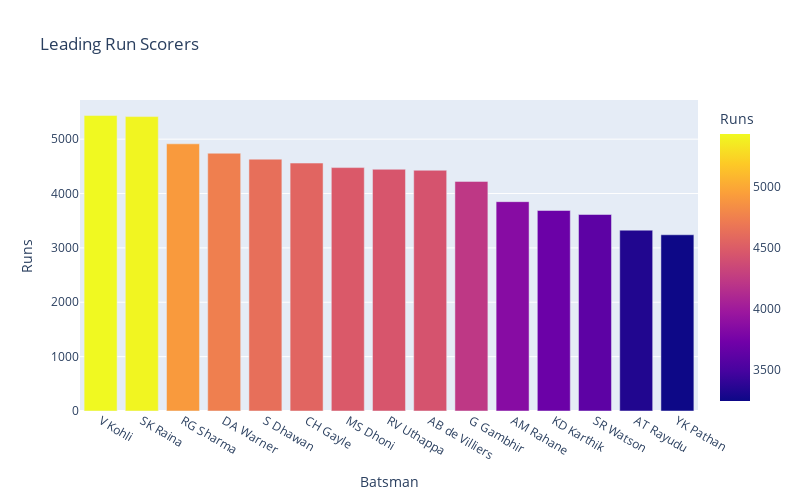

The notebook cell saved with this chart:
### Markdown cell above
### Leading Run Scorers
- Using Plotly

### Code cell
# plot - Bar - plotly
fig12 = px.bar(top_batsmen, x='Batsman', y='Runs', hover_data=['Batsman'], 
            color='Runs',title='Leading Run Scorers')
fig12.update_layout(autosize=False, width=800, height=500)
fig12

### Figure 1 — Plotly figure (JSON) as saved in the notebook; plotly's stock layout.template omitted (floating-point values rounded to 4 significant figures)
{"data": [{"alignmentgroup": "True", "hovertemplate": "Batsman=%{x}<br>Runs=%{marker.color}<extra></extra>", "legendgroup": "", "marker": {"color": [5434, 5415, 4914, 4741, 4632, 4560, 4477, 4446, 4428, 4223, 3850, 3688, 3614, 3326, 3241], "coloraxis": "coloraxis"}, "name": "", "offsetgroup": "", "orientation": "v", "showlegend": false, "textposition": "auto", "type": "bar", "x": ["V Kohli", "SK Raina", "RG Sharma", "DA Warner", "S Dhawan", "CH Gayle", "MS Dhoni", "RV Uthappa", "AB de Villiers", "G Gambhir", "AM Rahane", "KD Karthik", "SR Watson", "AT Rayudu", "YK Pathan"], "xaxis": "x", "y": [5434, 5415, 4914, 4741, 4632, 4560, 4477, 4446, 4428, 4223, 3850, 3688, 3614, 3326, 3241], "yaxis": "y"}], "layout": {"autosize": false, "barmode": "relative", "coloraxis": {"colorbar": {"title": {"text": "Runs"}}, "colorscale": [[0, "#0d0887"], [0.1111, "#46039f"], [0.2222, "#7201a8"], [0.3333, "#9c179e"], [0.4444, "#bd3786"], [0.5556, "#d8576b"], [0.6667, "#ed7953"], [0.7778, "#fb9f3a"], [0.8889, "#fdca26"], [1, "#f0f921"]]}, "height": 500, "legend": {"tracegroupgap": 0}, "title": {"text": "Leading Run Scorers"}, "width": 800, "xaxis": {"anchor": "y", "domain": [0, 1], "title": {"text": "Batsman"}}, "yaxis": {"anchor": "x", "domain": [0, 1], "title": {"text": "Runs"}}}}
